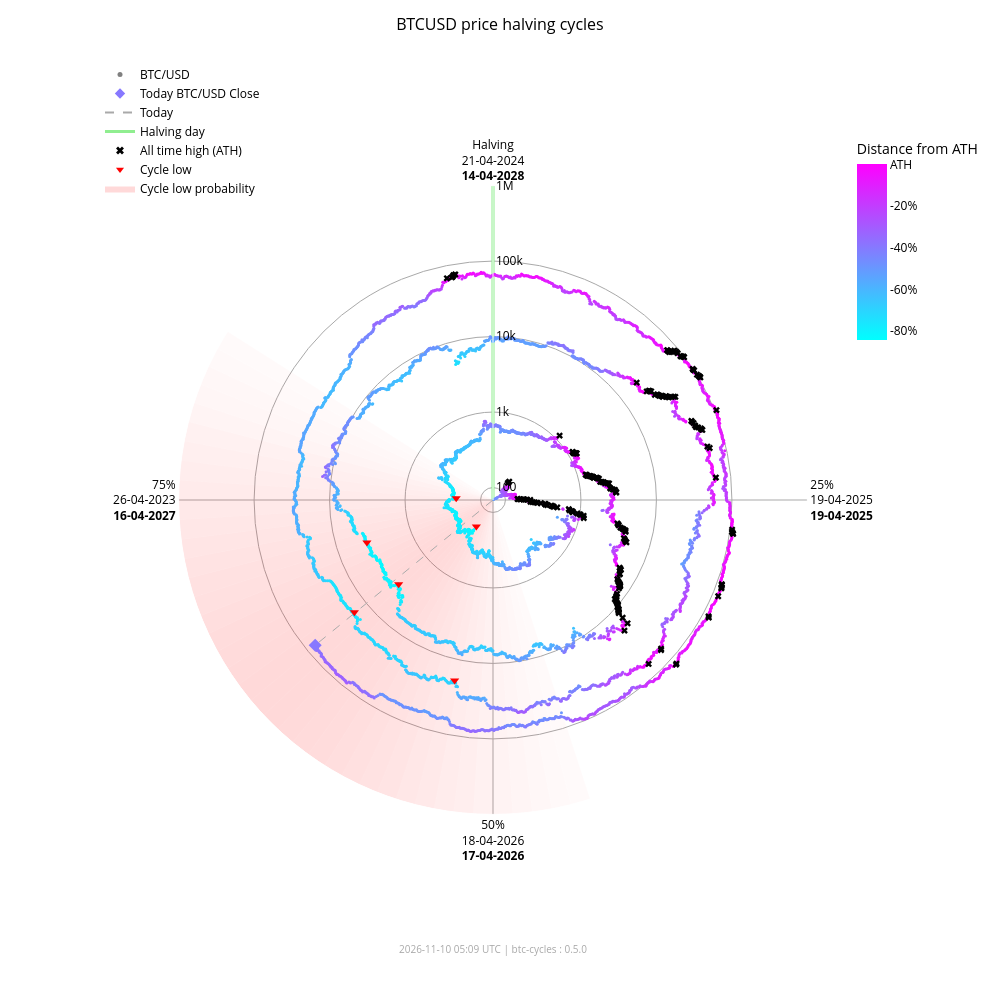

The cell this chart's notebook holds for it:
### Markdown cell above
### Interactive chart (plotly)

### Code cell
fig_interactive = btc.plot(
    kind="interactive",
    from_date="2012-11-28",
)
# plotly config for interactivity
config = {"scrollZoom": True, "displayModeBar": True}
# display in notebook
fig_interactive.show(config=config)

### Figure 1 — Plotly figure (JSON) as saved in the notebook; plotly's stock layout.template omitted (floating-point values rounded to 4 significant figures; data arrays with more than 128 entries replaced by an {"elided": "..."} marker saying what was removed)
{"data": [{"fill": "toself", "fillcolor": "rgba(255,0,0,0.018306980149439524)", "hoverinfo": "skip", "line": {"width": 0}, "mode": "lines", "r": [68.43, 1000000, 1000000, 68.43, 68.43], "showlegend": false, "theta": [162.0, 162.0, 165.6, 165.6, 162.0], "type": "scatterpolar"}, {"fill": "toself", "fillcolor": "rgba(255,0,0,0.02405911634527998)", "hoverinfo": "skip", "line": {"width": 0}, "mode": "lines", "r": [68.43, 1000000, 1000000, 68.43, 68.43], "showlegend": false, "theta": [165.6, 165.6, 169.2, 169.2, 165.6], "type": "scatterpolar"}, {"fill": "toself", "fillcolor": "rgba(255,0,0,0.030803449372254352)", "hoverinfo": "skip", "line": {"width": 0}, "mode": "lines", "r": [68.43, 1000000, 1000000, 68.43, 68.43], "showlegend": false, "theta": [169.2, 169.2, 172.8, 172.8, 169.2], "type": "scatterpolar"}, {"fill": "toself", "fillcolor": "rgba(255,0,0,0.03847233586005252)", "hoverinfo": "skip", "line": {"width": 0}, "mode": "lines", "r": [68.43, 1000000, 1000000, 68.43, 68.43], "showlegend": false, "theta": [172.8, 172.8, 176.4, 176.4, 172.8], "type": "scatterpolar"}, {"fill": "toself", "fillcolor": "rgba(255,0,0,0.04694405159551339)", "hoverinfo": "skip", "line": {"width": 0}, "mode": "lines", "r": [68.43, 1000000, 1000000, 68.43, 68.43], "showlegend": false, "theta": [176.4, 176.4, 180.0, 180.0, 176.4], "type": "scatterpolar"}, {"fill": "toself", "fillcolor": "rgba(255,0,0,0.05605603979818329)", "hoverinfo": "skip", "line": {"width": 0}, "mode": "lines", "r": [68.43, 1000000, 1000000, 68.43, 68.43], "showlegend": false, "theta": [180.0, 180.0, 183.6, 183.6, 180.0], "type": "scatterpolar"}, {"fill": "toself", "fillcolor": "rgba(255,0,0,0.06562330627802694)", "hoverinfo": "skip", "line": {"width": 0}, "mode": "lines", "r": [68.43, 1000000, 1000000, 68.43, 68.43], "showlegend": false, "theta": [183.6, 183.6, 187.2, 187.2, 183.6], "type": "scatterpolar"}, {"fill": "toself", "fillcolor": "rgba(255,0,0,0.07545707932574237)", "hoverinfo": "skip", "line": {"width": 0}, "mode": "lines", "r": [68.43, 1000000, 1000000, 68.43, 68.43], "showlegend": false, "theta": [187.2, 187.2, 190.8, 190.8, 187.2], "type": "scatterpolar"}, {"fill": "toself", "fillcolor": "rgba(255,0,0,0.08537841060169407)", "hoverinfo": "skip", "line": {"width": 0}, "mode": "lines", "r": [68.43, 1000000, 1000000, 68.43, 68.43], "showlegend": false, "theta": [190.8, 190.8, 194.4, 194.4, 190.8], "type": "scatterpolar"}, {"fill": "toself", "fillcolor": "rgba(255,0,0,0.09522272137134848)", "hoverinfo": "skip", "line": {"width": 0}, "mode": "lines", "r": [68.43, 1000000, 1000000, 68.43, 68.43], "showlegend": false, "theta": [194.4, 194.4, 198.0, 198.0, 194.4], "type": "scatterpolar"}, {"fill": "toself", "fillcolor": "rgba(255,0,0,0.10483418800389058)", "hoverinfo": "skip", "line": {"width": 0}, "mode": "lines", "r": [68.43, 1000000, 1000000, 68.43, 68.43], "showlegend": false, "theta": [198.0, 198.0, 201.6, 201.6, 198.0], "type": "scatterpolar"}, {"fill": "toself", "fillcolor": "rgba(255,0,0,0.11405248627197925)", "hoverinfo": "skip", "line": {"width": 0}, "mode": "lines", "r": [68.43, 1000000, 1000000, 68.43, 68.43], "showlegend": false, "theta": [201.6, 201.6, 205.2, 205.2, 201.6], "type": "scatterpolar"}, {"fill": "toself", "fillcolor": "rgba(255,0,0,0.12269756305009562)", "hoverinfo": "skip", "line": {"width": 0}, "mode": "lines", "r": [68.43, 1000000, 1000000, 68.43, 68.43], "showlegend": false, "theta": [205.2, 205.2, 208.8, 208.8, 205.2], "type": "scatterpolar"}, {"fill": "toself", "fillcolor": "rgba(255,0,0,0.13055959037792858)", "hoverinfo": "skip", "line": {"width": 0}, "mode": "lines", "r": [68.43, 1000000, 1000000, 68.43, 68.43], "showlegend": false, "theta": [208.8, 208.8, 212.4, 212.4, 208.8], "type": "scatterpolar"}, {"fill": "toself", "fillcolor": "rgba(255,0,0,0.13740037014073872)", "hoverinfo": "skip", "line": {"width": 0}, "mode": "lines", "r": [68.43, 1000000, 1000000, 68.43, 68.43], "showlegend": false, "theta": [212.4, 212.4, 216.0, 216.0, 212.4], "type": "scatterpolar"}, {"fill": "toself", "fillcolor": "rgba(255,0,0,0.14296927208088228)", "hoverinfo": "skip", "line": {"width": 0}, "mode": "lines", "r": [68.43, 1000000, 1000000, 68.43, 68.43], "showlegend": false, "theta": [216.0, 216.0, 219.6, 219.6, 216.0], "type": "scatterpolar"}, {"fill": "toself", "fillcolor": "rgba(255,0,0,0.14703219887325494)", "hoverinfo": "skip", "line": {"width": 0}, "mode": "lines", "r": [68.43, 1000000, 1000000, 68.43, 68.43], "showlegend": false, "theta": [219.6, 219.6, 223.2, 223.2, 219.6], "type": "scatterpolar"}, {"fill": "toself", "fillcolor": "rgba(255,0,0,0.14940752827264187)", "hoverinfo": "skip", "line": {"width": 0}, "mode": "lines", "r": [68.43, 1000000, 1000000, 68.43, 68.43], "showlegend": false, "theta": [223.2, 223.2, 226.8, 226.8, 223.2], "type": "scatterpolar"}, {"fill": "toself", "fillcolor": "rgba(255,0,0,0.15)", "hoverinfo": "skip", "line": {"width": 0}, "mode": "lines", "r": [68.43, 1000000, 1000000, 68.43, 68.43], "showlegend": false, "theta": [226.8, 226.8, 230.4, 230.4, 226.8], "type": "scatterpolar"}, {"fill": "toself", "fillcolor": "rgba(255,0,0,0.14882314851976614)", "hoverinfo": "skip", "line": {"width": 0}, "mode": "lines", "r": [68.43, 1000000, 1000000, 68.43, 68.43], "showlegend": false, "theta": [230.4, 230.4, 234.0, 234.0, 230.4], "type": "scatterpolar"}, {"fill": "toself", "fillcolor": "rgba(255,0,0,0.14600334989350275)", "hoverinfo": "skip", "line": {"width": 0}, "mode": "lines", "r": [68.43, 1000000, 1000000, 68.43, 68.43], "showlegend": false, "theta": [234.0, 234.0, 237.6, 237.6, 234.0], "type": "scatterpolar"}, {"fill": "toself", "fillcolor": "rgba(255,0,0,0.14176315293000513)", "hoverinfo": "skip", "line": {"width": 0}, "mode": "lines", "r": [68.43, 1000000, 1000000, 68.43, 68.43], "showlegend": false, "theta": [237.6, 237.6, 241.2, 241.2, 237.6], "type": "scatterpolar"}, {"fill": "toself", "fillcolor": "rgba(255,0,0,0.1363869302869166)", "hoverinfo": "skip", "line": {"width": 0}, "mode": "lines", "r": [68.43, 1000000, 1000000, 68.43, 68.43], "showlegend": false, "theta": [241.2, 241.2, 244.8, 244.8, 241.2], "type": "scatterpolar"}, {"fill": "toself", "fillcolor": "rgba(255,0,0,0.13017643696734477)", "hoverinfo": "skip", "line": {"width": 0}, "mode": "lines", "r": [68.43, 1000000, 1000000, 68.43, 68.43], "showlegend": false, "theta": [244.8, 244.8, 248.4, 248.4, 244.8], "type": "scatterpolar"}, {"fill": "toself", "fillcolor": "rgba(255,0,0,0.1234063302665758)", "hoverinfo": "skip", "line": {"width": 0}, "mode": "lines", "r": [68.43, 1000000, 1000000, 68.43, 68.43], "showlegend": false, "theta": [248.4, 248.4, 252.0, 252.0, 248.4], "type": "scatterpolar"}, {"fill": "toself", "fillcolor": "rgba(255,0,0,0.11628949020714345)", "hoverinfo": "skip", "line": {"width": 0}, "mode": "lines", "r": [68.43, 1000000, 1000000, 68.43, 68.43], "showlegend": false, "theta": [252.0, 252.0, 255.6, 255.6, 252.0], "type": "scatterpolar"}, {"fill": "toself", "fillcolor": "rgba(255,0,0,0.108959277972535)", "hoverinfo": "skip", "line": {"width": 0}, "mode": "lines", "r": [68.43, 1000000, 1000000, 68.43, 68.43], "showlegend": false, "theta": [255.6, 255.6, 259.2, 259.2, 255.6], "type": "scatterpolar"}, {"fill": "toself", "fillcolor": "rgba(255,0,0,0.1014715299920515)", "hoverinfo": "skip", "line": {"width": 0}, "mode": "lines", "r": [68.43, 1000000, 1000000, 68.43, 68.43], "showlegend": false, "theta": [259.2, 259.2, 262.8, 262.8, 259.2], "type": "scatterpolar"}, {"fill": "toself", "fillcolor": "rgba(255,0,0,0.09382430417652897)", "hoverinfo": "skip", "line": {"width": 0}, "mode": "lines", "r": [68.43, 1000000, 1000000, 68.43, 68.43], "showlegend": false, "theta": [262.8, 262.8, 266.4, 266.4, 262.8], "type": "scatterpolar"}, {"fill": "toself", "fillcolor": "rgba(255,0,0,0.08598937207621672)", "hoverinfo": "skip", "line": {"width": 0}, "mode": "lines", "r": [68.43, 1000000, 1000000, 68.43, 68.43], "showlegend": false, "theta": [266.4, 266.4, 270.0, 270.0, 266.4], "type": "scatterpolar"}, {"fill": "toself", "fillcolor": "rgba(255,0,0,0.07794710108398434)", "hoverinfo": "skip", "line": {"width": 0}, "mode": "lines", "r": [68.43, 1000000, 1000000, 68.43, 68.43], "showlegend": false, "theta": [270.0, 270.0, 273.6, 273.6, 270.0], "type": "scatterpolar"}, {"fill": "toself", "fillcolor": "rgba(255,0,0,0.06971614429145927)", "hoverinfo": "skip", "line": {"width": 0}, "mode": "lines", "r": [68.43, 1000000, 1000000, 68.43, 68.43], "showlegend": false, "theta": [273.6, 273.6, 277.2, 277.2, 273.6], "type": "scatterpolar"}, {"fill": "toself", "fillcolor": "rgba(255,0,0,0.061371174705723626)", "hoverinfo": "skip", "line": {"width": 0}, "mode": "lines", "r": [68.43, 1000000, 1000000, 68.43, 68.43], "showlegend": false, "theta": [277.2, 277.2, 280.8, 280.8, 277.2], "type": "scatterpolar"}, {"fill": "toself", "fillcolor": "rgba(255,0,0,0.05304520605236535)", "hoverinfo": "skip", "line": {"width": 0}, "mode": "lines", "r": [68.43, 1000000, 1000000, 68.43, 68.43], "showlegend": false, "theta": [280.8, 280.8, 284.4, 284.4, 280.8], "type": "scatterpolar"}, {"fill": "toself", "fillcolor": "rgba(255,0,0,0.044916938988340704)", "hoverinfo": "skip", "line": {"width": 0}, "mode": "lines", "r": [68.43, 1000000, 1000000, 68.43, 68.43], "showlegend": false, "theta": [284.4, 284.4, 288.0, 288.0, 284.4], "type": "scatterpolar"}, {"fill": "toself", "fillcolor": "rgba(255,0,0,0.0371870550186571)", "hoverinfo": "skip", "line": {"width": 0}, "mode": "lines", "r": [68.43, 1000000, 1000000, 68.43, 68.43], "showlegend": false, "theta": [288.0, 288.0, 291.6, 291.6, 288.0], "type": "scatterpolar"}, {"fill": "toself", "fillcolor": "rgba(255,0,0,0.030049603184432498)", "hoverinfo": "skip", "line": {"width": 0}, "mode": "lines", "r": [68.43, 1000000, 1000000, 68.43, 68.43], "showlegend": false, "theta": [291.6, 291.6, 295.2, 295.2, 291.6], "type": "scatterpolar"}, {"fill": "toself", "fillcolor": "rgba(255,0,0,0.023665126797805223)", "hoverinfo": "skip", "line": {"width": 0}, "mode": "lines", "r": [68.43, 1000000, 1000000, 68.43, 68.43], "showlegend": false, "theta": [295.2, 295.2, 298.8, 298.8, 295.2], "type": "scatterpolar"}, {"fill": "toself", "fillcolor": "rgba(255,0,0,0.018141004067302662)", "hoverinfo": "skip", "line": {"width": 0}, "mode": "lines", "r": [68.43, 1000000, 1000000, 68.43, 68.43], "showlegend": false, "theta": [298.8, 298.8, 302.4, 302.4, 298.8], "type": "scatterpolar"}, {"hoverinfo": "skip", "line": {"color": "darkgrey", "dash": "dash", "width": 1}, "mode": "lines", "r": [68.43, 75220.0], "showlegend": false, "theta": [230.8, 230.8], "type": "scatterpolar"}, {"hoverinfo": "skip", "line": {"color": "lightgreen", "width": 3}, "mode": "lines", "r": [68.43, 1000000], "showlegend": false, "theta": [0, 0], "type": "scatterpolar"}, {"hoverinfo": "text", "marker": {"color": {"elided": "4945 str values"}, "size": 3}, "mode": "markers", "r": {"elided": "4945 float values"}, "showlegend": false, "text": {"elided": "4945 str values"}, "theta": {"elided": "4945 float values"}, "type": "scatterpolar"}, {"hoverinfo": "text", "marker": {"color": "#8778ff", "size": 10, "symbol": "diamond"}, "mode": "markers", "r": [75220.0], "showlegend": false, "text": ["Today<br>Date: 2026-11-09<br>Price: $75,223.15"], "theta": [230.8], "type": "scatterpolar"}, {"hoverinfo": "text", "marker": {"color": "black", "size": 6, "symbol": "x"}, "mode": "markers", "r": {"elided": "182 float values"}, "showlegend": false, "text": {"elided": "182 str values"}, "theta": {"elided": "182 float values"}, "type": "scatterpolar"}, {"hoverinfo": "text", "marker": {"color": "red", "size": 8, "symbol": "triangle-down"}, "mode": "markers", "r": [178.1, 210.5, 3237.0, 3961.0, 19020.0, 15790.0], "showlegend": false, "text": ["Cycle Low<br>Date: 2015-01-14<br>Price: $178.10<br>ATH distance: -84.5%", "Cycle Low<br>Date: 2015-08-24<br>Price: $210.49<br>ATH distance: -81.7%", "Cycle Low<br>Date: 2018-12-15<br>Price: $3,236.76<br>ATH distance: -83.4%", "Cycle Low<br>Date: 2019-03-15<br>Price: $3,960.91<br>ATH distance: -79.7%", "Cycle Low<br>Date: 2022-06-18<br>Price: $19,017.64<br>ATH distance: -71.9%", "Cycle Low<br>Date: 2022-11-21<br>Price: $15,787.28<br>ATH distance: -76.6%"], "theta": [212.1, 272.7, 228.3, 251.4, 192.0, 231.0], "type": "scatterpolar"}, {"marker": {"color": "grey", "size": 5}, "mode": "markers", "name": "BTC/USD", "r": [null], "theta": [null], "type": "scatterpolar"}, {"marker": {"color": "#8778ff", "size": 8, "symbol": "diamond"}, "mode": "markers", "name": "Today BTC/USD Close", "r": [null], "theta": [null], "type": "scatterpolar"}, {"line": {"color": "darkgrey", "dash": "dash"}, "mode": "lines", "name": "Today", "r": [null], "theta": [null], "type": "scatterpolar"}, {"line": {"color": "lightgreen", "width": 3}, "mode": "lines", "name": "Halving day", "r": [null], "theta": [null], "type": "scatterpolar"}, {"marker": {"color": "black", "size": 7, "symbol": "x"}, "mode": "markers", "name": "All time high (ATH)", "r": [null], "theta": [null], "type": "scatterpolar"}, {"marker": {"color": "red", "size": 7, "symbol": "triangle-down"}, "mode": "markers", "name": "Cycle low", "r": [null], "theta": [null], "type": "scatterpolar"}, {"fill": "toself", "fillcolor": "rgba(255,0,0,0.15)", "line": {"width": 0}, "mode": "lines", "name": "Cycle low probability", "r": [null], "theta": [null], "type": "scatterpolar"}, {"hoverinfo": "skip", "marker": {"cmax": 0, "cmin": -0.8453, "color": [0], "colorbar": {"len": 0.25, "ticktext": ["ATH", "-20%", "-40%", "-60%", "-80%", "-100%"], "tickvals": [0, -0.2, -0.4, -0.6, -0.8, -1.0], "title": {"text": "Distance from ATH"}, "x": 0.95, "y": 0.92, "yanchor": "top"}, "colorscale": {"elided": "256x2 mixed values"}, "showscale": true, "size": 0}, "mode": "markers", "r": [null], "showlegend": false, "theta": [null], "type": "scatterpolar"}], "layout": {"annotations": [{"font": {"color": "darkgrey", "size": 10}, "showarrow": false, "text": "2026-11-10 05:09 UTC | btc-cycles : 0.5.0", "x": 0.5, "xref": "paper", "y": -0.02, "yref": "paper"}], "font": {"color": "black"}, "height": 1000, "legend": {"bgcolor": "rgba(0,0,0,0)", "font": {"color": "black"}, "x": 0.0, "y": 1.0}, "margin": {"b": 60, "l": 100, "r": 80, "t": 60}, "paper_bgcolor": "white", "plot_bgcolor": "white", "polar": {"angularaxis": {"color": "black", "direction": "clockwise", "gridcolor": "darkgrey", "rotation": 90, "ticktext": ["Halving<br>21-04-2024<br><b>14-04-2028</b>", "25%<br>19-04-2025<br><b>19-04-2025</b>", "50%<br>18-04-2026<br><b>17-04-2026</b>", "75%<br>26-04-2023<br><b>16-04-2027</b>"], "tickvals": [0, 90, 180, 270]}, "bgcolor": "white", "domain": {"x": [0.1, 0.9], "y": [0.05, 0.95]}, "radialaxis": {"angle": 90, "color": "black", "gridcolor": "darkgrey", "range": [1.835, 6.0], "tickangle": 90, "ticktext": ["100", "1k", "10k", "100k", "1M"], "tickvals": [100, 1000, 10000, 100000, 1000000], "type": "log"}}, "title": {"font": {"color": "black", "size": 16}, "text": "BTCUSD price halving cycles", "x": 0.5}, "width": 1000}}
